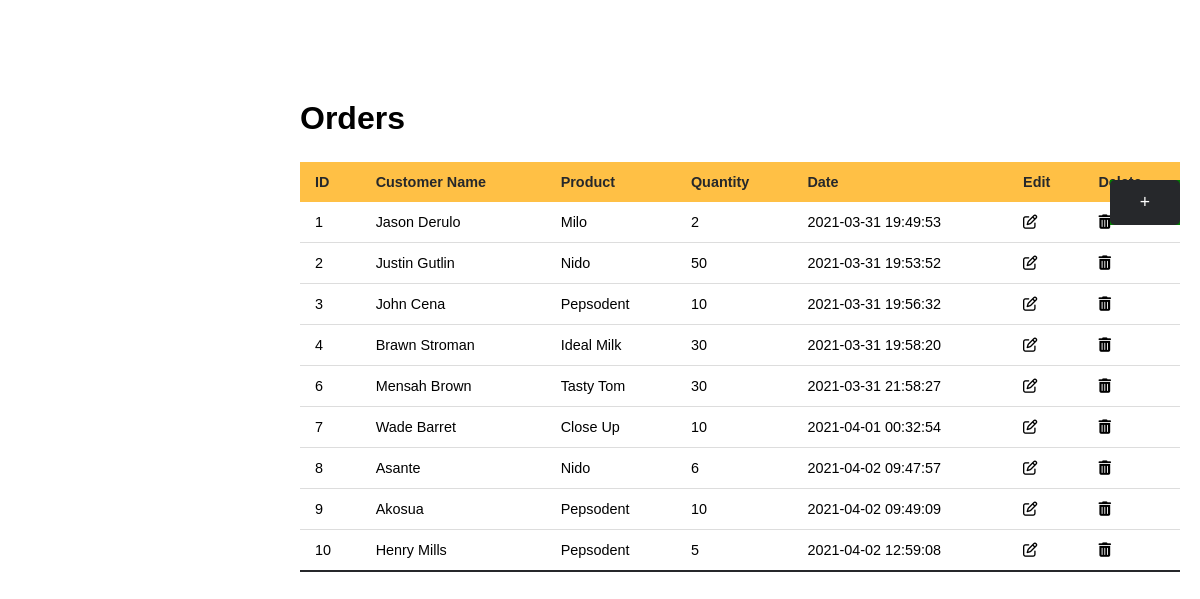
Page /dashboard/orders.php on the committed database.
### tables this page shows
CREATE TABLE IF NOT EXISTS `orders` (
  `order_id` int(11) NOT NULL,
  `customer_name` varchar(100) NOT NULL,
  `product_name` varchar(30) NOT NULL,
  `qty_ordered` int(11) NOT NULL,
  `date_ordered` timestamp NULL DEFAULT CURRENT_TIMESTAMP
);

### tables/order_table.php (the view)
<h3 class="heading">Orders</h3>
<table class="styled-table">
  <thead>
    <tr>
      <th>ID</th>
      <th>Customer Name</th>
      <th>Product</th>
      <th>Quantity</th>
      <th>Date</th>
      <th>Edit</th>
      <th>Delete</th>
    </tr>
  </thead>
  <tbody>
    <?php
      while($row=mysqli_fetch_assoc($result1))
      {
          $id = $row['order_id'];
          $custName = $row['customer_name'];
          $product = $row['product_name'];
          $qty_ordered = $row['qty_ordered'];
          $date = $row['date_ordered'];
      ?>
    <tr>
        <td><?php echo $id ?></td>
        <td><?php echo $custName ?></td>
        <td><?php echo $product ?></td>
        <td><?php echo $qty_ordered ?></td>
        <td><?php echo $date ?></td>
        <td><a href="../order/edit.php?GetID=<?php echo $id ?>"> <i class="fa fa-edit"></i> </a></td>
        <td><a href="../order/delete.php?Del=<?php echo $id ?>"> <i class="fa fa-trash"></i> </a></td>
    </tr>
    <?php
        }
    ?>
  </tbody>
</table>

### css/utils.css (style rules this page uses)
* { padding: 0; margin: 0; font-family: -apple-system, BlinkMacSystemFont, "Segoe UI", Roboto, Oxygen, Ubuntu, Cantarell, "Open Sans", "Helvetica Neue", sans-serif; }

### css/main.css (style rules this page uses)
* { padding: 0; margin: 0; font-family: -apple-system, BlinkMacSystemFont, "Segoe UI", Roboto, Oxygen, Ubuntu, Cantarell, "Open Sans", "Helvetica Neue", sans-serif; }
a { color: inherit; text-decoration: none; }
.styled-table { width: 100%; border-collapse: collapse; margin: 25px 0; font-size: 0.9em; font-family: sans-serif; min-width: 400px; }
.styled-table thead tr { background-color: #ffc045; color: #26282b; text-align: left; }
.styled-table th, .styled-table td { padding: 12px 15px; }
.styled-table tbody tr { border-bottom: 1px solid #dddddd; }
.styled-table tbody tr:nth-of-type(even) { background-color: #ffffff; }
.styled-table tbody tr:last-of-type { border-bottom: 2px solid #26282b; }
.heading { font-size: 2rem; }

### css/index.css (style rules this page uses)
* { margin: 0; font-family: Arial, Helvetica, sans-serif; }

### rows in the picture
orders: order_id "1", customer_name "Jason Derulo", product_name "Milo", qty_ordered "2", date_ordered "2021-03-31 19:49:53"
orders: order_id "2", customer_name "Justin Gutlin", product_name "Nido", qty_ordered "50", date_ordered "2021-03-31 19:53:52"
orders: order_id "3", customer_name "John Cena", product_name "Pepsodent", qty_ordered "10", date_ordered "2021-03-31 19:56:32"
orders: order_id "4", customer_name "Brawn Stroman", product_name "Ideal Milk", qty_ordered "30", date_ordered "2021-03-31 19:58:20"
orders: order_id "6", customer_name "Mensah Brown", product_name "Tasty Tom", qty_ordered "30", date_ordered "2021-03-31 21:58:27"
orders: order_id "7", customer_name "Wade Barret", product_name "Close Up", qty_ordered "10", date_ordered "2021-04-01 00:32:54"
orders: order_id "8", customer_name "Asante", product_name "Nido", qty_ordered "6", date_ordered "2021-04-02 09:47:57"
orders: order_id "9", customer_name "Akosua", product_name "Pepsodent", qty_ordered "10", date_ordered "2021-04-02 09:49:09"
orders: order_id "10", customer_name "Henry Mills", product_name "Pepsodent", qty_ordered "5", date_ordered "2021-04-02 12:59:08"
